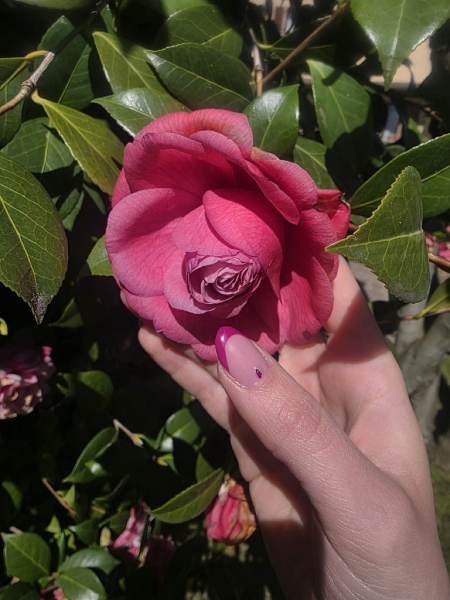
#> input picture assets/img/camelia.jpg, 900 x 1200 px (shown at 1/2 size)
$ python optimize-images.py
#> lines starting #> are read from the running program, lines starting #| are printed output that depends on the picture
#!/usr/bin/env python3
"""Rigenera le versioni ottimizzate delle foto (WebP + JPEG ridimensionati + social card).

Uso (dalla root del repo):  python3 scripts/optimize-images.py
Richiede Pillow:            pip install pillow

Emma sostituisce le foto originali in assets/img/ mantenendo i nomi
(camelia.jpg, emma-portrait.jpg, camelia-small.jpg); poi si rilancia questo
script, che produce i file usati dalle pagine HTML:
  camelia-900.{webp,jpg}, camelia-450.{webp,jpg}
  emma-portrait-600.{webp,jpg}, emma-portrait-300.{webp,jpg}
  camelia-small-300.{webp,jpg}
  og-card.jpg (1200x630, anteprima per WhatsApp/Facebook/LinkedIn)
"""
import os
from PIL import Image

ROOT = os.path.dirname(os.path.dirname(os.path.abspath(__file__)))
IMG = os.path.join(ROOT, "assets", "img")

JOBS = {
    "camelia.jpg": [(900, "camelia-900"), (450, "camelia-450")],
    "emma-portrait.jpg": [(600, "emma-portrait-600"), (300, "emma-portrait-300")],
    "camelia-small.jpg": [(300, "camelia-small-300")],
}

for src, outs in JOBS.items():
    im = Image.open(os.path.join(IMG, src)).convert("RGB")
#> im is the input picture: PIL image 900x1200 RGB; mean R, G, B 88.8, 64.2, 54.9
    for w, name in outs:
        h = round(im.height * w / im.width)
        r = im.resize((w, h), Image.LANCZOS)
        r.save(os.path.join(IMG, name + ".webp"), "WEBP", quality=78, method=6)
        r.save(os.path.join(IMG, name + ".jpg"), "JPEG", quality=80, optimize=True, progressive=True)
        print(f"{name}: {w}x{h}")
#> this loop made 2 passes
#> pass 2, `r = im.resize((w, h), Image.LANCZOS)`:
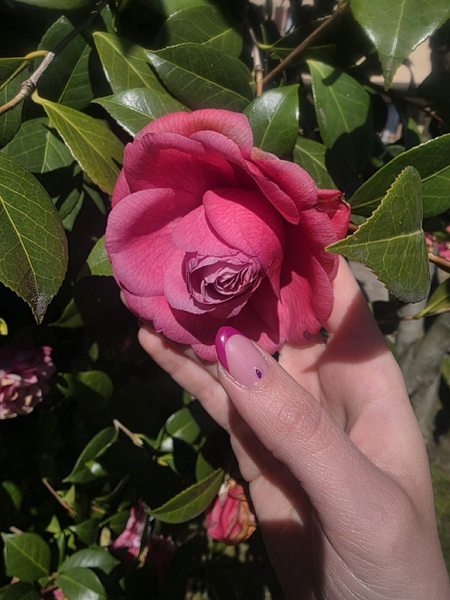
#> r: PIL image 450x600 RGB; mean R, G, B 88.8, 64.2, 54.9
#> pass 2 of the loop `for src, outs in JOBS.items():`:
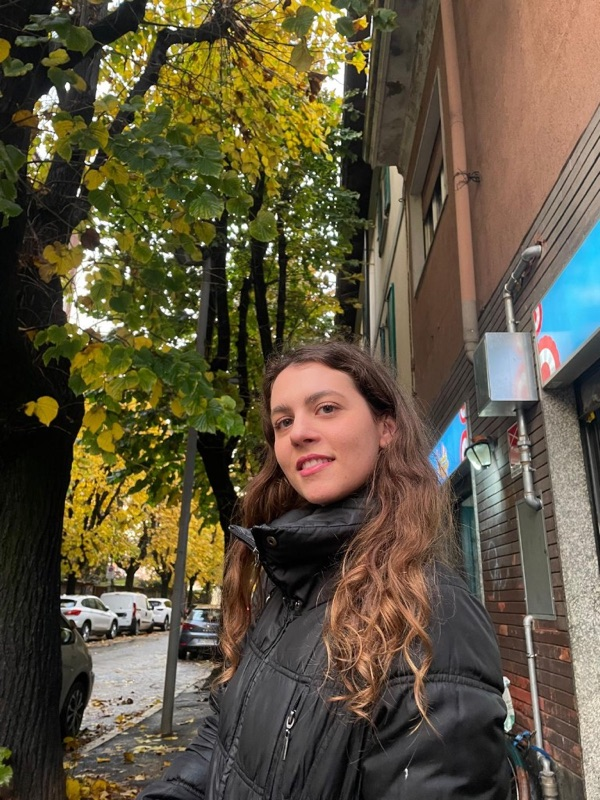
#> input picture assets/img/emma-portrait.jpg, 600 x 800 px
#> im is the input picture: PIL image 600x800 RGB; mean R, G, B 95.4, 85.5, 63.5
#> the loop `for w, name in outs:` made 2 passes
#> pass 2, `r = im.resize((w, h), Image.LANCZOS)`:
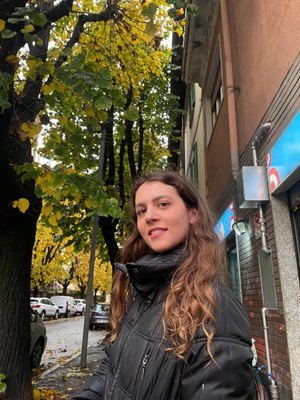
#> r: PIL image 300x400 RGB; mean R, G, B 95.4, 85.5, 63.5

# Social card 1200x630 dalla camelia (ritaglio centrale, terzo superiore)
im = Image.open(os.path.join(IMG, "camelia.jpg")).convert("RGB")
tw, th = 1200, 630
scale = max(tw / im.width, th / im.height)
#> scale = 1.33
r = im.resize((round(im.width * scale), round(im.height * scale)), Image.LANCZOS)
#> r: PIL image 1200x1600 RGB
left = (r.width - tw) // 2
#> left = 0
top = (r.height - th) // 3
#> top = 323
r.crop((left, top, left + tw, top + th)).save(os.path.join(IMG, "og-card.jpg"), "JPEG", quality=82, optimize=True, progressive=True)
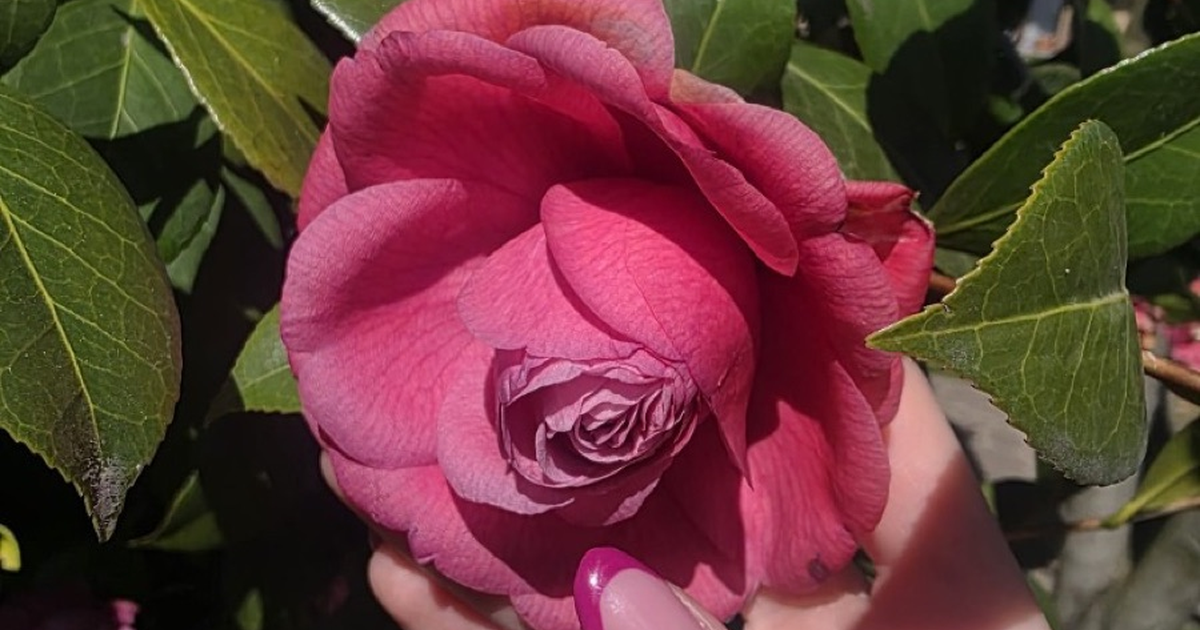
#> saved as og-card.jpg: PIL image 1200x630 RGB; mean R, G, B 103.3, 57.9, 56.6
print("og-card.jpg: 1200x630")
